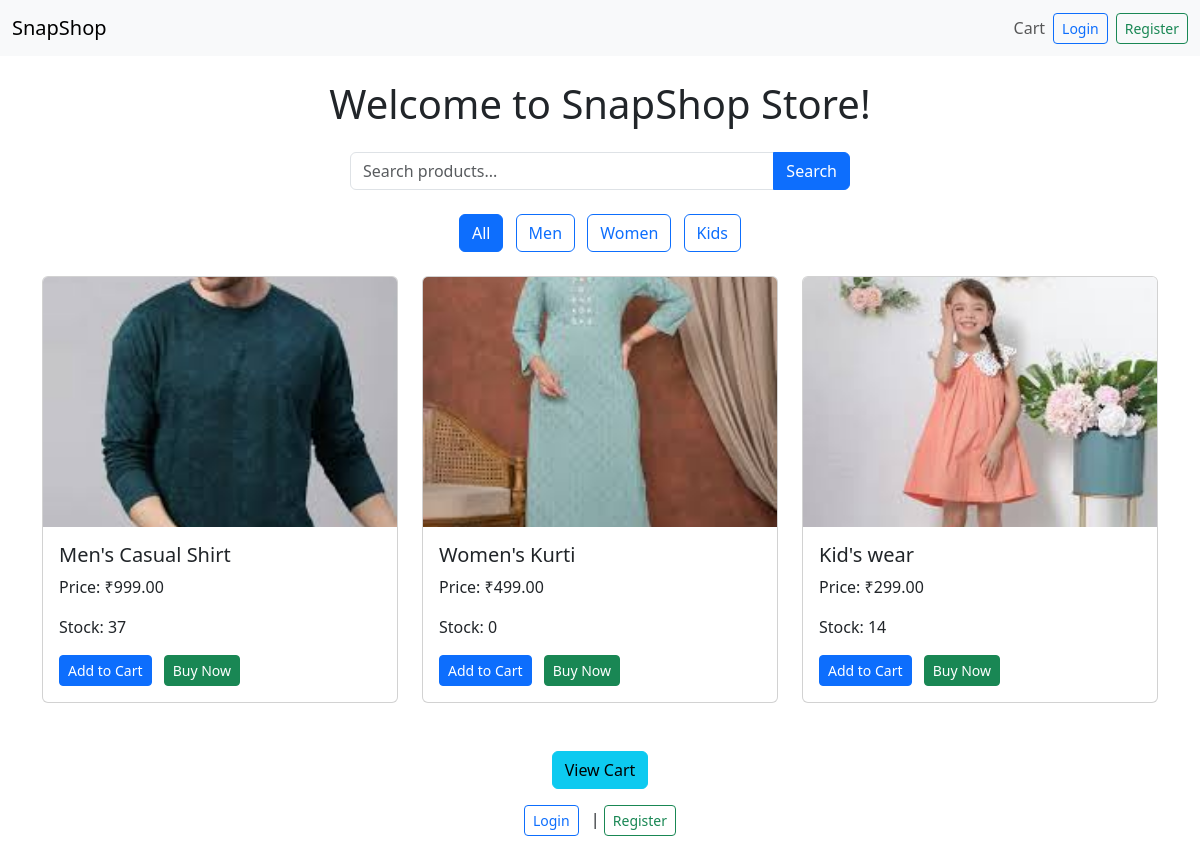
The page /store/ on the database as committed earlier.
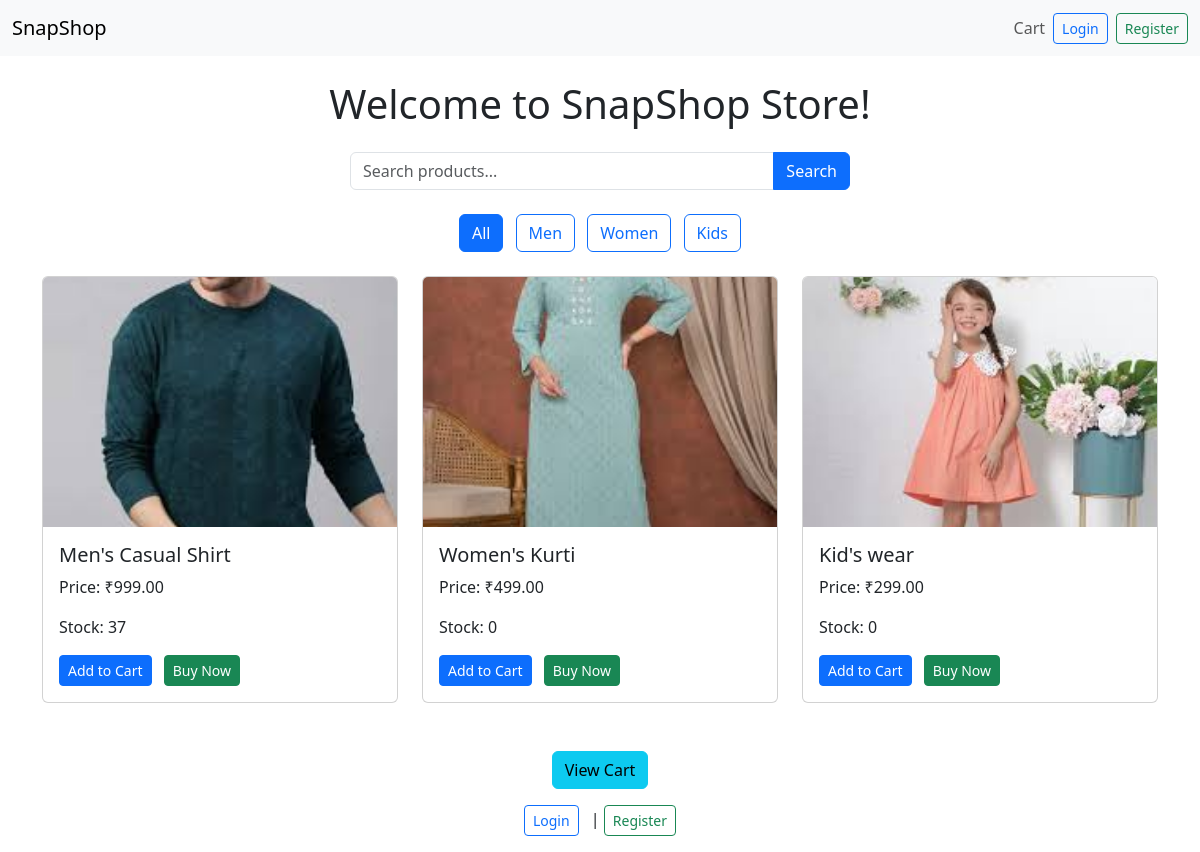
The same page on the database as committed later.
### store/models.py (models this page shows, shortened)
class Product(models.Model):
    SECTION_CHOICES = [
        ('kids', 'Kids'),
        ('men', 'Men'),
        ('women', 'Women'),
    ]
    user = models.ForeignKey(User, on_delete=models.CASCADE, null=True, blank=True)  # Made nullable
    name = models.CharField(max_length=255)
    description = models.TextField()
    price = models.DecimalField(max_digits=10, decimal_places=2)
    stock = models.PositiveIntegerField()
    image = models.ImageField(upload_to='products/', blank=True, null=True)
    category = models.CharField(max_length=100, blank=True)
    brand = models.CharField(max_length=100, blank=True, null=True)
    section = models.CharField(max_length=10, choices=SECTION_CHOICES, default='kids')
    created_at = models.DateTimeField(auto_now_add=True)

### store/views.py (the view)
# urls.py: path('', include('store.urls', namespace='home')),
def home(request):
    section = request.GET.get('section', '')  # Get section from query parameter
    query = request.GET.get('q', '')  # For search functionality
    category = request.GET.get('category', '')
    products = Product.objects.all()
    if section:
        products = products.filter(section=section)
    if category:
        products = products.filter(category=category)
    if query:
        products = products.filter(name__icontains=query) | products.filter(description__icontains=query)
    return render(request, 'store/index.html', {
        'products': products,
        'query': query,
        'selected_section': section,
        'selected_category': category,
        'message': 'Welcome to SnapShop Store!'
    })

### store/templates/store/index.html (shortened to what this page needs)
{% extends 'store/base.html' %}
{% block content %}
    <h1 class="text-center mb-4">Welcome to SnapShop Store!</h1>
    <div class="input-group mb-4" style="max-width: 500px; margin: 0 auto;">
        <form method="get" action="{% url 'store:home' %}" class="w-100">
            <div class="input-group">
                <input type="text" name="q" value="{{ query }}" placeholder="Search products..." class="form-control">
                <button type="submit" class="btn btn-primary">Search</button>
            </div>
        </form>
    </div>
    <div class="mb-4 text-center">
        <a href="{% url 'store:home' %}?section=" class="btn btn-outline-primary {% if not selected_section %}active{% endif %} me-2">All</a>
        <a href="{% url 'store:home' %}?section=men" class="btn btn-outline-primary {% if selected_section == 'men' %}active{% endif %} me-2">Men</a>
        <a href="{% url 'store:home' %}?section=women" class="btn btn-outline-primary {% if selected_section == 'women' %}active{% endif %} me-2">Women</a>
        <a href="{% url 'store:home' %}?section=kids" class="btn btn-outline-primary {% if selected_section == 'kids' %}active{% endif %}">Kids</a>
    </div>
    <div class="row">
        {% for product in products %}
            <div class="col-md-4 mb-4">
                <div class="card h-100">
                    {% if product.image %}
                        <img src="{{ product.image.url }}" class="card-img-top" alt="{{ product.name }}" style="height: 250px; object-fit: cover;">
                    {% else %}
                        <div class="card-img-top text-center py-5 bg-light">
                            <p>No image available</p>
                        </div>
                    {% endif %}
                    <div class="card-body d-flex flex-column">
                        <h5 class="card-title">{{ product.name }}</h5>
                        <p class="card-text">Price: ₹{{ product.price }}</p>
                        <p class="card-text">Stock: {{ product.stock }}</p>
                        <div class="mt-auto">
                            <a href="{% url 'store:add_to_cart' product.id %}" class="btn btn-primary btn-sm me-2">Add to Cart</a>
                            <a href="{% url 'store:buy_now' product.id %}" class="btn btn-success btn-sm">Buy Now</a>
                        </div>
                    </div>
                </div>
            </div>
        {% empty %}
            <p class="text-center">No products found.</p>
        {% endfor %}
    </div>
    <div class="text-center mt-4">
        <a href="{% url 'store:view_cart' %}" class="btn btn-info">View Cart</a>
    </div>
    {% if user.is_authenticated %}
        <p class="text-center mt-3">
            Welcome, {{ user.name }}!
            <a href="{% url 'accounts:logout' %}" class="btn btn-outline-danger btn-sm">Logout</a>
        </p>
    {% else %}
        <p class="text-center mt-3">
            <a href="{% url 'accounts:login' %}" class="btn btn-outline-primary btn-sm me-2">Login</a> |
            <a href="{% url 'accounts:register' %}" class="btn btn-outline-success btn-sm">Register</a>
        </p>
    {% endif %}
{% endblock %}

Rows that differ between the two databases and show on the page:
changed Product "Kid's wear": stock "14" → "0"
